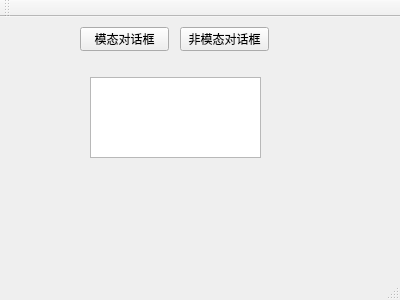
<?xml version="1.0" encoding="UTF-8"?>
<ui version="4.0">
 <class>MainWindow</class>
 <widget class="QMainWindow" name="MainWindow">
  <property name="geometry">
   <rect>
    <x>0</x>
    <y>0</y>
    <width>400</width>
    <height>300</height>
   </rect>
  </property>
  <property name="windowTitle">
   <string>MainWindow</string>
  </property>
  <widget class="QWidget" name="centralWidget">
   <widget class="QPushButton" name="btn">
    <property name="geometry">
     <rect>
      <x>80</x>
      <y>10</y>
      <width>89</width>
      <height>24</height>
     </rect>
    </property>
    <property name="text">
     <string>模态对话框</string>
    </property>
   </widget>
   <widget class="QPushButton" name="nbtn">
    <property name="geometry">
     <rect>
      <x>180</x>
      <y>10</y>
      <width>89</width>
      <height>24</height>
     </rect>
    </property>
    <property name="text">
     <string>非模态对话框</string>
    </property>
   </widget>
   <widget class="QTextEdit" name="textEdit">
    <property name="geometry">
     <rect>
      <x>90</x>
      <y>60</y>
      <width>171</width>
      <height>81</height>
     </rect>
    </property>
   </widget>
  </widget>
  <widget class="QMenuBar" name="menuBar">
   <property name="geometry">
    <rect>
     <x>0</x>
     <y>0</y>
     <width>400</width>
     <height>25</height>
    </rect>
   </property>
  </widget>
  <widget class="QToolBar" name="mainToolBar">
   <attribute name="toolBarArea">
    <enum>TopToolBarArea</enum>
   </attribute>
   <attribute name="toolBarBreak">
    <bool>false</bool>
   </attribute>
  </widget>
  <widget class="QStatusBar" name="statusBar"/>
 </widget>
 <layoutdefault spacing="6" margin="11"/>
 <resources/>
 <connections/>
</ui>
